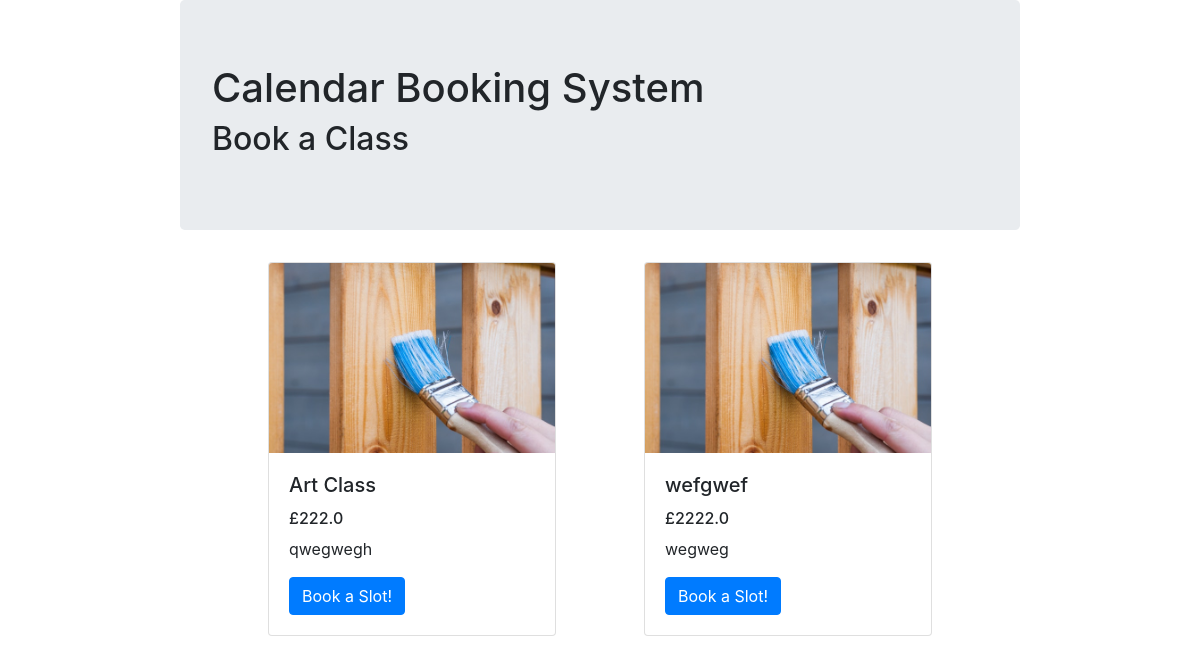
Before: / with the older database file.
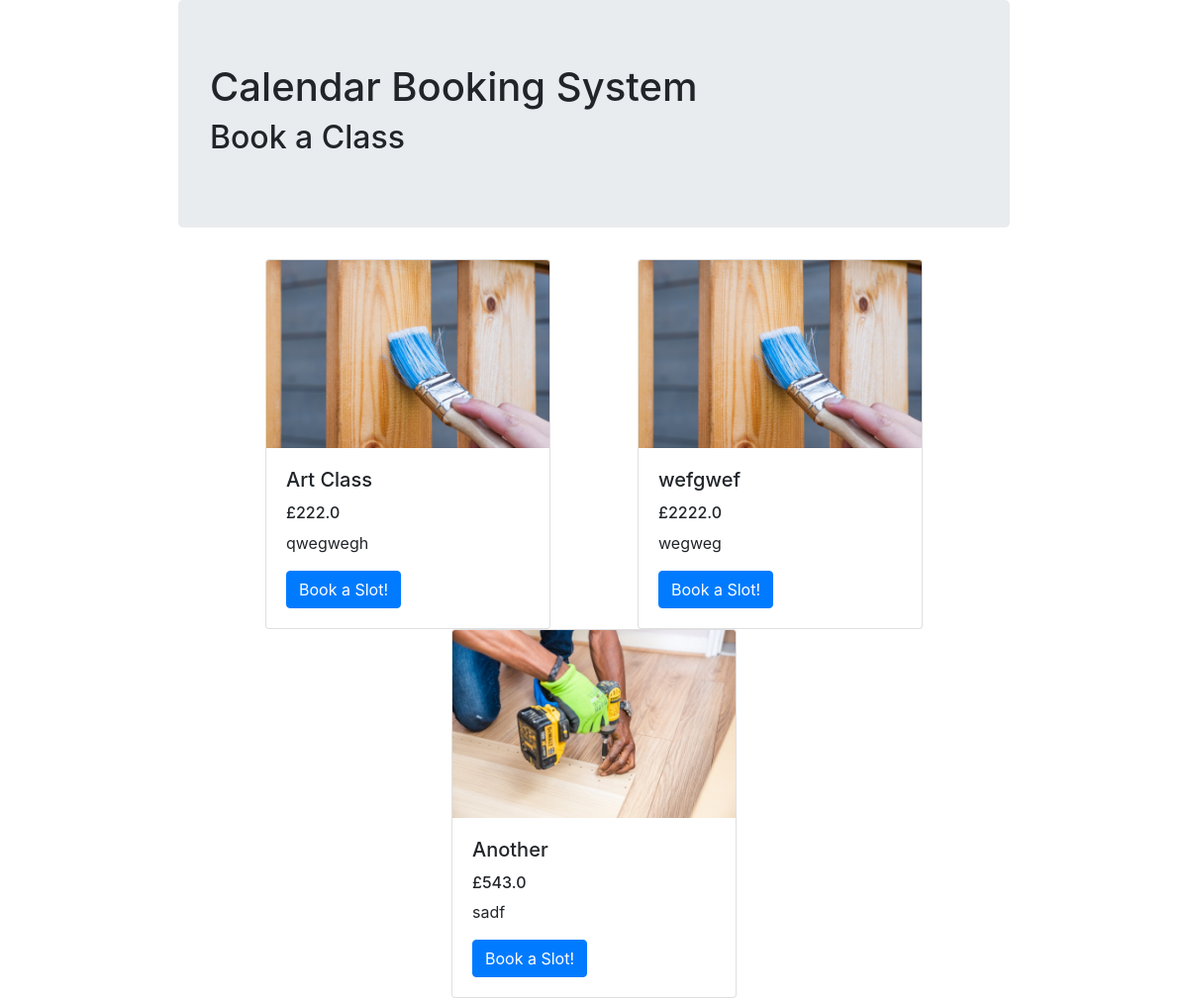
After: the same page with the newer database file.
### bookings/models.py (models this page shows, shortened)
class Product(models.Model):
    name = models.CharField(max_length=200)
    price = models.FloatField()
    image = models.ImageField(upload_to='images')
    description = models.TextField()
    slots = models.IntegerField()

### bookings/views.py (the view)
# urls.py: url(r'^$', get_home, name='home'),
def get_home(request):
    session = Product.objects.all()
    args = {'session': session}
    return render(request, 'home.html', args)

### templates/home.html
{% extends 'index.html' %}
{% block content %}
    <div class="my-row">
        {% for sesh in session %}
            {% include 'session_card.html' %}
        {% endfor %}
    </div>
{% endblock %}

### templates/session_card.html
<div class="card" style="width: 18rem;">
  <img class="card-img-top" src="{{ sesh.image.url }}" alt="Card image cap">
  <div class="card-body">
        <h5 class="card-title">{{ sesh.name }}</h5>
        <h6 class="card-text">£{{ sesh.price }}</h6>
        <p class="card-text">{{ sesh.description|truncatewords:22 }}</p>
        <a class="btn btn-primary" href="/booking/{{ sesh.id }}">Book a Slot!</a>
    </div>
</div>

Changed rows visible on the page:
added Product: image (picture), name "Another", price "543.0", description "sadf"
